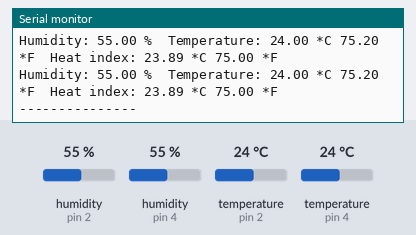
Bench run of a sketch on a simulated Arduino Uno, built with avr-gcc and run on an emulated ATmega328P. On the bench: the last lines printed to the serial monitor. The inputs (shaded band) are chosen by the test bench; at power-on: humidity (sensors on pin 2, pin 4) 55 %, temperature (sensors on pin 2, pin 4) 24 °C.

Above: at 4.9 s.
5.0 s: humidity (sensor on pin 2) set to 22 %
At 7.7 s:
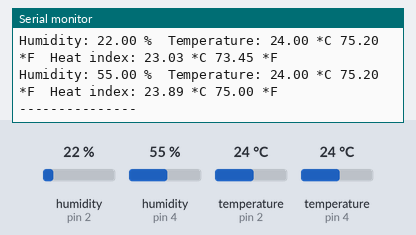
8.1 s: humidity (sensor on pin 4) set to 40 %
At 9.5 s:
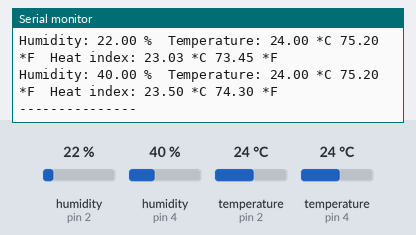
11.2 s: temperature (sensor on pin 2) set to 12 °C
At 13.2 s:
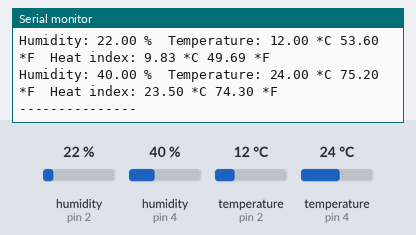
14.3 s: temperature (sensor on pin 4) set to 12 °C
At 16.3 s:
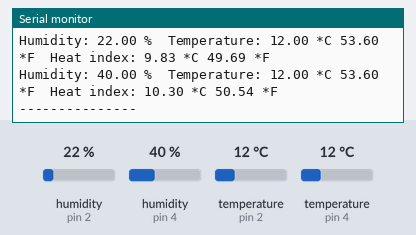
17.4 s: humidity (sensor on pin 2) set to 68 %
At 20.0 s:
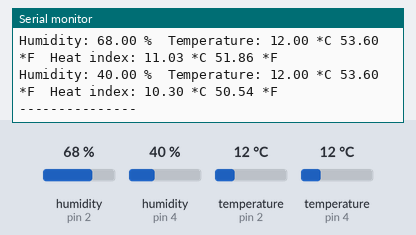
20.5 s: humidity (sensor on pin 4) set to 88 %
At 21.8 s:
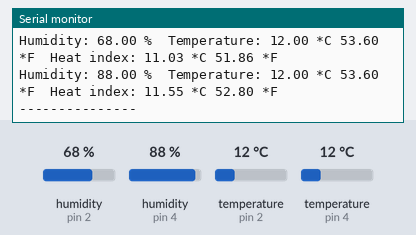
Timing chart, 0 to 23.5 s (numbered marks = the images above; inputs shaded):
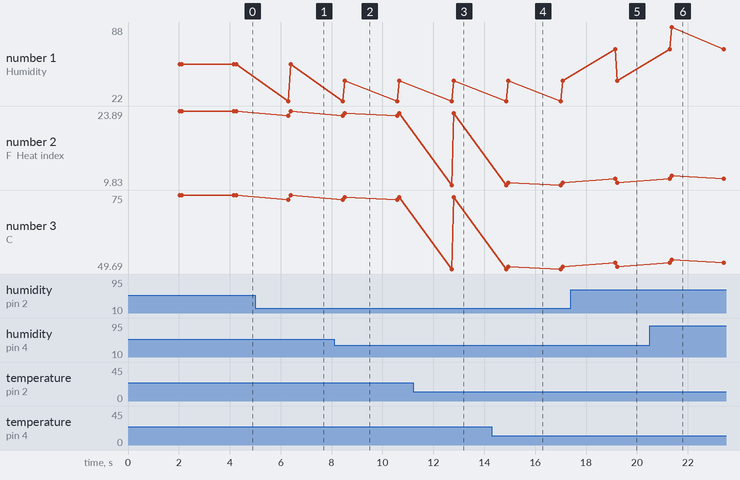

Measured:
- after the input at 5.0 s, the serial monitor: prints a new line after 1.3 s (image 1)
- after the input at 8.1 s, the serial monitor: prints a new line after 0.43 s (image 2)
- after the input at 11.2 s, the serial monitor: prints a new line after 1.5 s (image 3)
- after the input at 14.3 s, the serial monitor: prints a new line after 0.65 s (image 4)
- after the input at 17.4 s, the serial monitor: prints a new line after 1.7 s (image 5)
- after the input at 20.5 s, the serial monitor: prints a new line after 0.86 s (image 6)
- plotted number 1: 55 → 40 after the input at 8.1 s, 40 → 88 after the input at 20.5 s
- plotted number 2: 23.89 → 23.5 after the input at 8.1 s, 23.5 → 10.3 after the input at 14.3 s, 10.3 → 11.55 after the input at 20.5 s

The sketch:

Dos_DHT.ino
```cpp
// Example testing sketch for various DHT humidity/temperature sensors
// Written by ladyada, public domain

#include "DHT.h"

#define DHTPIN 2     // what digital pin we're connected to

// Uncomment whatever type you're using!
#define DHTTYPE DHT11   // DHT 11
//#define DHTTYPE DHT22   // DHT 22  (AM2302), AM2321
//#define DHTTYPE DHT21   // DHT 21 (AM2301)

// Connect pin 1 (on the left) of the sensor to +5V
// NOTE: If using a board with 3.3V logic like an Arduino Due connect pin 1
// to 3.3V instead of 5V!
// Connect pin 2 of the sensor to whatever your DHTPIN is
// Connect pin 4 (on the right) of the sensor to GROUND
// Connect a 10K resistor from pin 2 (data) to pin 1 (power) of the sensor

// Initialize DHT sensor.
// Note that older versions of this library took an optional third parameter to
// tweak the timings for faster processors.  This parameter is no longer needed
// as the current DHT reading algorithm adjusts itself to work on faster procs.
DHT dht(DHTPIN, DHTTYPE);
DHT dht2(4,DHTTYPE);

void setup() {
  Serial.begin(9600);
  Serial.println("DHTxx test!");

  dht.begin();
  dht2.begin();
}

void loop() {
  // Wait a few seconds between measurements.
  delay(2000);
  leer_dht();
  leer_dht2();

}

void leer_dht(){

  // Reading temperature or humidity takes about 250 milliseconds!
  // Sensor readings may also be up to 2 seconds 'old' (its a very slow sensor)
  float h = dht.readHumidity();
  // Read temperature as Celsius (the default)
  float t = dht.readTemperature();
  // Read temperature as Fahrenheit (isFahrenheit = true)
  float f = dht.readTemperature(true);

  // Check if any reads failed and exit early (to try again).
  if (isnan(h) || isnan(t) || isnan(f)) {
    Serial.println("Failed to read from DHT sensor!");
    return;
  }

  // Compute heat index in Fahrenheit (the default)
  float hif = dht.computeHeatIndex(f, h);
  // Compute heat index in Celsius (isFahreheit = false)
  float hic = dht.computeHeatIndex(t, h, false);


  Serial.print("Humidity: ");
  Serial.print(h);
  Serial.print(" %\t");
  Serial.print("Temperature: ");
  Serial.print(t);
  Serial.print(" *C ");
  Serial.print(f);
  Serial.print(" *F\t");
  Serial.print("Heat index: ");
  Serial.print(hic);
  Serial.print(" *C ");
  Serial.print(hif);
  Serial.println(" *F");
}

void leer_dht2(){
  // Reading temperature or humidity takes about 250 milliseconds!
  // Sensor readings may also be up to 2 seconds 'old' (its a very slow sensor)
  float h = dht2.readHumidity();
  // Read temperature as Celsius (the default)
  float t = dht2.readTemperature();
  // Read temperature as Fahrenheit (isFahrenheit = true)
  float f = dht2.readTemperature(true);

  // Check if any reads failed and exit early (to try again).
  if (isnan(h) || isnan(t) || isnan(f)) {
    Serial.println("Failed to read from DHT sensor!");
    return;
  }

  // Compute heat index in Fahrenheit (the default)
  float hif = dht2.computeHeatIndex(f, h);
  // Compute heat index in Celsius (isFahreheit = false)
  float hic = dht2.computeHeatIndex(t, h, false);


  Serial.print("Humidity: ");
  Serial.print(h);
  Serial.print(" %\t");
  Serial.print("Temperature: ");
  Serial.print(t);
  Serial.print(" *C ");
  Serial.print(f);
  Serial.print(" *F\t");
  Serial.print("Heat index: ");
  Serial.print(hic);
  Serial.print(" *C ");
  Serial.print(hif);
  Serial.println(" *F");
    Serial.println("---------------");
}
```
